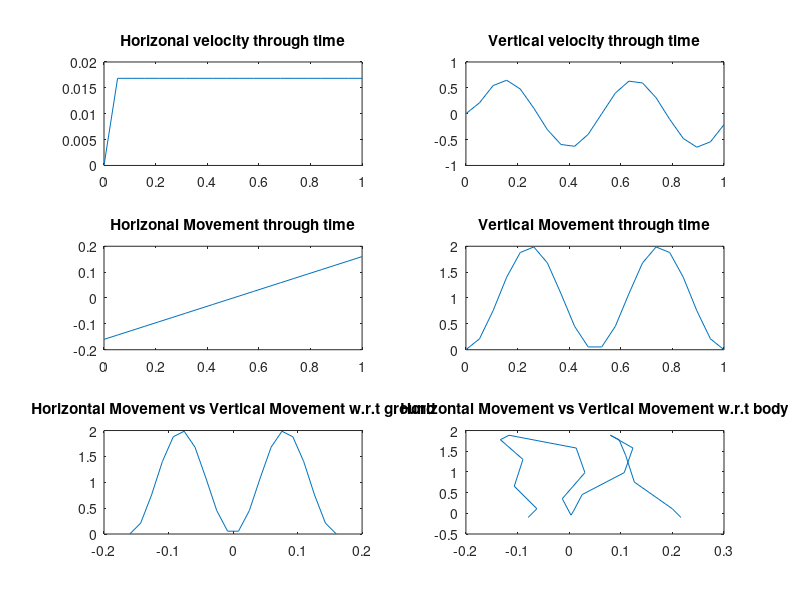

Here is the MATLAB script that generated this plot:
clear, clc, close all;
%% Vars
l1 = .020;
l2 = .050;
l3 = .100;
b = 0.75;
v = 0.04; % desired velocity of COG (m/sec)
u = v / (1 - b); % average swing velocity
L = .16; % Stride Length
T = L / v; % Cycle Period
Tt = (1 - b) * T;
Ts = b * T;
timesteps = 20;
A = 1;
omega = 2*pi/L;
horizontal_intervals = linspace(0, 0.16, timesteps);
t0 = 0;
t = linspace(0, Tt, timesteps);

% Init problem relevant variables
xdotmaxf_g = .16;
zdotmaxf_g = xdotmaxf_g;
xf_g = linspace(-L, L, timesteps);
zf_g = A * sin(omega * xf_g - pi / 2);
offset = min(zf_g);
zf_g = zf_g - offset;
h=.1; 
D=l1+l2; %(m) Distance between the foot tip and hip joint from top view
alphaH=[-30*pi/180, 30*pi/180, -90*pi/180, 90*pi/180, -150*pi/180, 150*pi/180];
xb_g(1,1)=-((1-b)/2)*L-D*cos(alphaH(1)); % frame b is a frame attached to the hip

% x pose w.r.t. body
xb_g(2,1)=-((1-b)/2)*L-D*cos(alphaH(2));
xb_g(3,1)=-((1-b)/2)*L;
xb_g(4,1)=-((1-b)/2)*L;
xb_g(5,1)=-((1-b)/2)*L-D*cos(alphaH(5));
xb_g(6,1)=-((1-b)/2)*L-D*cos(alphaH(6));

% z pose w.r.t. body
zb_g(1,1)=h;
zb_g(2,1)=h;
zb_g(3,1)=h;
zb_g(4,1)=h;
zb_g(5,1)=h;
zb_g(6,1)=h;
dt=Tt/5;
xdotb_g=v;
zdotb_g=0;
xdotmaxf_g=.16;
zdotmaxf_g=xdotmaxf_g;

% Calc x and z w.r.t. body frame
for i=1:6
    for t=1:(timesteps-1)
        xb_g(i,t+1)=xb_g(i,t)+xdotb_g*dt;
        zb_g(i,t+1)=zb_g(i,t)+zdotb_g*dt;
    end
    for t=1:timesteps
        xf_b(i,t)=xf_g(t)-xb_g(t);
        zf_b(i,t)=zf_g(t)-zb_g(t);
    end
end

% Calc xdot and zdot
xdotf_g = zeros(1,20);
zdotf_g = zeros(1,20);
for i = 2:20
    xdotf_g(i) = xf_g(i)-xf_g(i-1);
    zdotf_g(i) = zf_g(i)-zf_g(i-1);
end
ave_xdot = mean(xdotf_g);

% Reset t
t = linspace(0, Tt, timesteps);

%% Plotting
subplot(3,2,1)
plot(t,xdotf_g)
title("Horizonal velocity through time")
subplot(3,2,2)
plot(t,zdotf_g)
title("Vertical velocity through time")
subplot(3,2,3)
plot(t,xf_g)
title("Horizonal Movement through time")
subplot(3,2,4)
plot(t,zf_g)
title("Vertical Movement through time")
subplot(3,2,5)
plot(xf_g, zf_g)
title("Horizontal Movement vs Vertical Movement w.r.t ground")
subplot(3,2,6)
plot(xf_b(4,:),zf_b(4,:))
title("Horizontal Movement vs Vertical Movement w.r.t body")

%% Real outputs for each leg
n = 6; % number of legs

for i = 1:n
    xf_g(i,:) = xf_b(1,:);
    zf_b(i,:) = zf_b(1,:);
end

